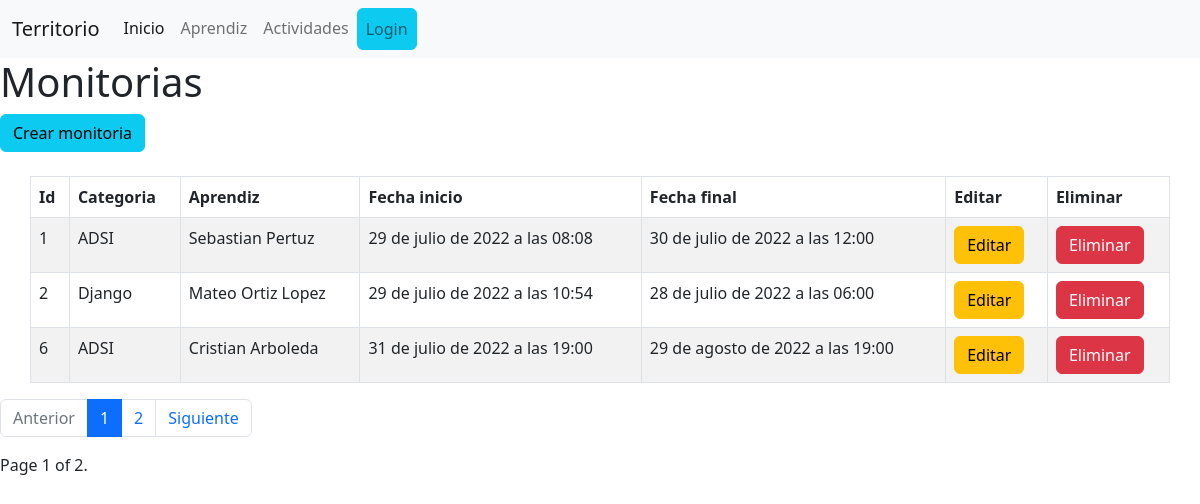
The app's page /territorio/monitoria/, older data.
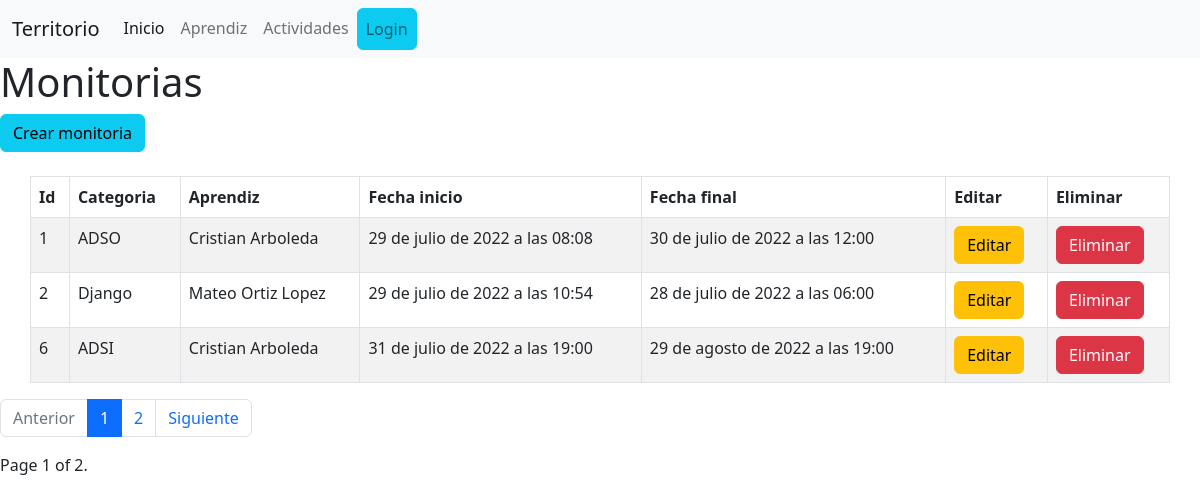
The same page, newer data.
### territorio/models.py (models this page shows, shortened)
class Monitoria(models.Model):
    cat = models.CharField(max_length=100)
    aprendiz = models.ForeignKey(Aprendiz, on_delete = models.DO_NOTHING)
    fecha_inicio = models.DateTimeField()
    fecha_final = models.DateTimeField()

class Aprendiz(models.Model):
    cedula = models.IntegerField(primary_key=True)
    nombre = models.CharField(max_length=100, blank=True)
    apellido = models.CharField(max_length=100)
    fecha_nacimiento = models.DateField()
    def __str__(self):
        return self.nombre

### territorio/views.py (the view)
# urls.py: path('monitoria/', views.listarMonitorias, name="monitorias"),
def listarMonitorias(request):
    m = Monitoria.objects.all()
    pag = Paginator(m, 3)
    page_number = request.GET.get('page')
    m = pag.get_page(page_number)
    contexto = { 'datos': m}
    return render(request, 'territorio/monitoria/listar_monitoria.html', contexto)

### territorio/templates/territorio/monitoria/listar_monitoria.html (shortened to what this page needs)
{% extends 'territorio/base.html' %}
{% block body %}
    <h1>Monitorias</h1>
    <a class="btn btn-info" href="{% url 'territorio:form-monitoria' %}">Crear monitoria</a><br/><br/>
    {% if datos %}
        <table class="container table table-striped table-bordered">
            <thead>
                <tr>
                    <th>Id</th>
                    <th>Categoria</th>
                    <th>Aprendiz</th>
                    <th>Fecha inicio</th>
                    <th>Fecha final</th>
                    <th>Editar</th>
                    <th>Eliminar</th>
                </tr>
            </thead>
            <tbody>
                {% for i in datos %}
                    <tr>
                        <td>{{i.id}}</td>
                        <td>{{i.cat}}</td>
                        <td>{{i.aprendiz}} {{i.aprendiz.apellido}}</td>
                        <td>{{i.fecha_inicio}}</td>
                        <td>{{i.fecha_final}}</td>
                        <td><a class="btn btn-warning" href="{% url 'territorio:edit-monit' i.id %}">Editar</a></td>
                        <td><a class="btn btn-danger" href="{% url 'territorio:elim-monit' i.id %}">Eliminar</a></td>
                    </tr>
                {% endfor %}
            </tbody>
        </table>
        <nav aria-label="...">
            <ul class="pagination">
                <li class="page-item {% if not datos.has_previous %} disabled {% endif %}">
                    <a class="page-link" {% if datos.has_previous %} href="?page={{ datos.previous_page_number }}" {% endif %} >Anterior</a>
                </li>
                {% for i in "x"|rjust:datos.paginator.num_pages|make_list %}
                    <li class="page-item {% if forloop.counter == datos.number %} active {% endif %}">
                        <a class="page-link" href="?page={{ forloop.counter }}">{{ forloop.counter }}</a>
                    </li>
                {% endfor %}
                <li class="page-item {% if not datos.has_next %} disabled {% endif %}">
                    <a class="page-link" {% if datos.has_next %} href="?page={{ datos.next_page_number }}" {% endif %}>Siguiente</a>
                </li>
            </ul>
        </nav>
        Page {{ datos.number }} of {{ datos.paginator.num_pages }}.
    {% endif %}
{% endblock %}

### territorio/templates/territorio/base.html (shortened to what this page needs)
{% load static %}
<!DOCTYPE html>
<html lang="es">
<head>
    <link rel="stylesheet" href="{% static 'territorio/bootstrap-icons-1.9.1/bootstrap-icons.css' %}">
    <link rel="stylesheet" href="{% static 'territorio/css/bootstrap.min.css' %}">
    <link rel="stylesheet" href="{% static 'territorio/css/estilos.css' %}">
</head>
<body>
    <nav class="navbar navbar-expand-lg navbar-light bg-light">
        <div class="container-fluid">
            <a class="navbar-brand" href="{% url 'territorio:index' %}">Territorio</a>
            <div class="collapse navbar-collapse" id="navbarSupportedContent">
                <ul class="navbar-nav me-auto mb-2 mb-lg-0">
                    <li class="nav-item">
                        <a class="nav-link active" aria-current="page" href="{% url 'territorio:index' %}">Inicio</a>
                    </li>
                    {% if request.session.auth.4 != 'A' %}
                    <li class="nav-item">
                        <a class="nav-link" href="{% url 'territorio:aprendices' %}">Aprendiz</a>
                    </li>
                    {% endif %}
                    <li class="nav-item">
                        <a class="nav-link" href="{% url 'territorio:actividades' %}">Actividades</a>
                    </li>
                    {% if request.session.auth %}
                    <p class="text-end">
                        {% if request.session.auth %}
                            Bienvenido <strong>{{ request.session.auth.3 }}</strong>
                        {% else %}
                            No ha iniciado sesión.
                        {% endif %}
                        <a href="{% url 'territorio:logout' %}" class="btn btn-warning">
                            <i class="bi bi-box-arrow-right"></i> Cerrar sesión
                        </a>
                        <button onclick="location.href='{% url 'territorio:perfil' %}';" class="btn btn-success"><i class="bi bi-person-circle"></i> {{ request.session.auth.5 }} {{ request.session.auth.1 }}</button>
                    </p>
                    {% else %}
                        <li class="nav-item ml-auto">
                            <a class="nav-link btn btn-info" href="{% url 'territorio:loginForm' %}">Login</a>
                        </li>
                    {% endif %}
                </ul>
            </div>
        </div>
    </nav>
    {% block body %}{% endblock %}
</body>
</html>

Row changes from the older to the newer data that the page shows:
changed Monitoria id 1: cat "ADSI" → "ADSO"; aprendiz "Sebastian" → "Cristian"; aprendiz.apellido "Pertuz" → "Arboleda"
